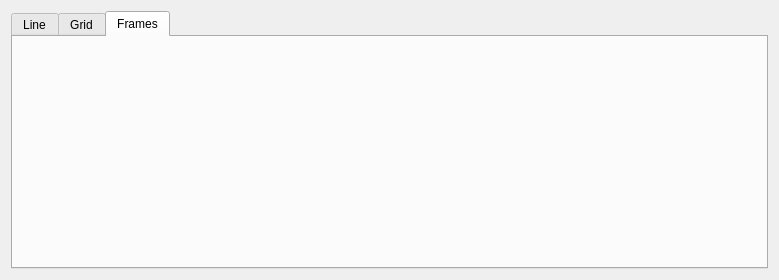
<?xml version="1.0" encoding="UTF-8"?>
<ui version="4.0">
 <class>Form</class>
 <widget class="QWidget" name="Form">
  <property name="geometry">
   <rect>
    <x>0</x>
    <y>0</y>
    <width>779</width>
    <height>280</height>
   </rect>
  </property>
  <property name="windowTitle">
   <string>Form</string>
  </property>
  <layout class="QVBoxLayout" name="verticalLayout">
   <item>
    <widget class="QTabWidget" name="tabWidget">
     <property name="currentIndex">
      <number>2</number>
     </property>
     <widget class="QWidget" name="line_tab">
      <attribute name="title">
       <string>Line</string>
      </attribute>
      <layout class="QVBoxLayout" name="verticalLayout_2">
       <property name="leftMargin">
        <number>0</number>
       </property>
       <property name="topMargin">
        <number>0</number>
       </property>
       <property name="rightMargin">
        <number>0</number>
       </property>
       <property name="bottomMargin">
        <number>0</number>
       </property>
       <item>
        <widget class="LineplotView" name="lineplot_view" native="true"/>
       </item>
      </layout>
     </widget>
     <widget class="QWidget" name="grid">
      <attribute name="title">
       <string>Grid</string>
      </attribute>
      <layout class="QVBoxLayout" name="verticalLayout_3">
       <item>
        <widget class="GridplotView" name="gridplot_view" native="true"/>
       </item>
      </layout>
     </widget>
     <widget class="QWidget" name="frames">
      <attribute name="title">
       <string>Frames</string>
      </attribute>
      <layout class="QVBoxLayout" name="verticalLayout_4"/>
     </widget>
    </widget>
   </item>
  </layout>
 </widget>
 <customwidgets>
  <customwidget>
   <class>LineplotView</class>
   <extends>QWidget</extends>
   <header>firefly.run_browser.lineplot_view</header>
   <container>1</container>
  </customwidget>
  <customwidget>
   <class>GridplotView</class>
   <extends>QWidget</extends>
   <header>firefly.run_browser.gridplot_view</header>
   <container>1</container>
  </customwidget>
 </customwidgets>
 <resources/>
 <connections/>
</ui>
